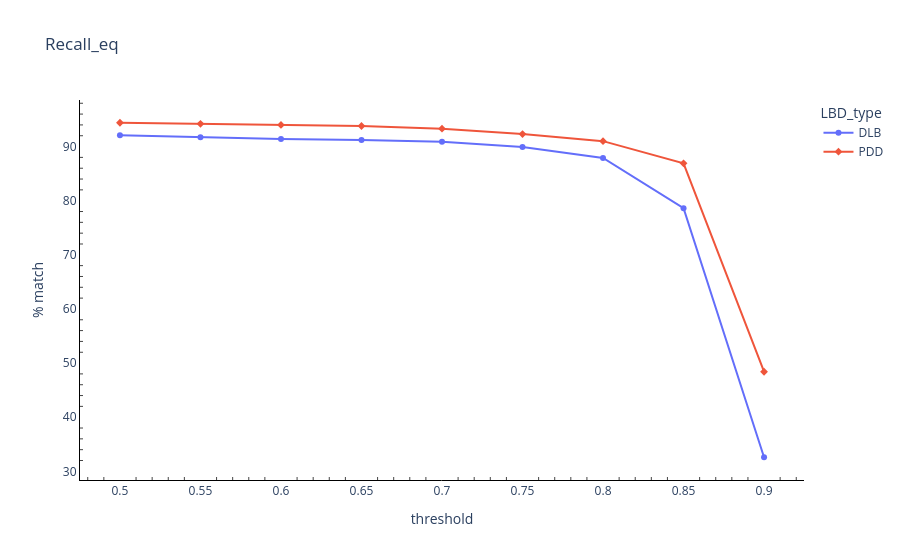

Source (notebook cell):
### Code cell
fig = px.line(tmp, x="threshold", y="recall_eq", color='LBD_type', title='Recall_eq',symbol="LBD_type", 
              labels=dict(recall_eq="% match"))
fig.update_layout({"plot_bgcolor": "rgba(0, 0, 0, 0)"})
fig.update_xaxes(showline=True, linewidth=1, linecolor='black',minor_ticks="inside")
fig.update_yaxes(showline=True, linewidth=1, linecolor='black',minor_ticks="inside")

fig.show()

### Figure 1 — Plotly figure (JSON) as saved in the notebook; plotly's stock layout.template omitted (floating-point values rounded to 4 significant figures)
{"data": [{"hovertemplate": "LBD_type=DLB<br>threshold=%{x}<br>% match=%{y}<extra></extra>", "legendgroup": "DLB", "line": {"color": "#636efa", "dash": "solid"}, "marker": {"symbol": "circle"}, "mode": "lines+markers", "name": "DLB", "orientation": "v", "showlegend": true, "type": "scatter", "x": [0.5, 0.55, 0.6, 0.65, 0.7, 0.75, 0.8, 0.85, 0.9], "xaxis": "x", "y": [92.1, 91.7, 91.4, 91.2, 90.9, 89.9, 87.9, 78.6, 32.6], "yaxis": "y"}, {"hovertemplate": "LBD_type=PDD<br>threshold=%{x}<br>% match=%{y}<extra></extra>", "legendgroup": "PDD", "line": {"color": "#EF553B", "dash": "solid"}, "marker": {"symbol": "diamond"}, "mode": "lines+markers", "name": "PDD", "orientation": "v", "showlegend": true, "type": "scatter", "x": [0.5, 0.55, 0.6, 0.65, 0.7, 0.75, 0.8, 0.85, 0.9], "xaxis": "x", "y": [94.4, 94.2, 94, 93.8, 93.3, 92.3, 91, 86.9, 48.4], "yaxis": "y"}], "layout": {"legend": {"title": {"text": "LBD_type"}, "tracegroupgap": 0}, "plot_bgcolor": "rgba(0, 0, 0, 0)", "title": {"text": "Recall_eq"}, "xaxis": {"anchor": "y", "domain": [0, 1], "linecolor": "black", "linewidth": 1, "minor": {"ticks": "inside"}, "showline": true, "title": {"text": "threshold"}}, "yaxis": {"anchor": "x", "domain": [0, 1], "linecolor": "black", "linewidth": 1, "minor": {"ticks": "inside"}, "showline": true, "title": {"text": "% match"}}}}
